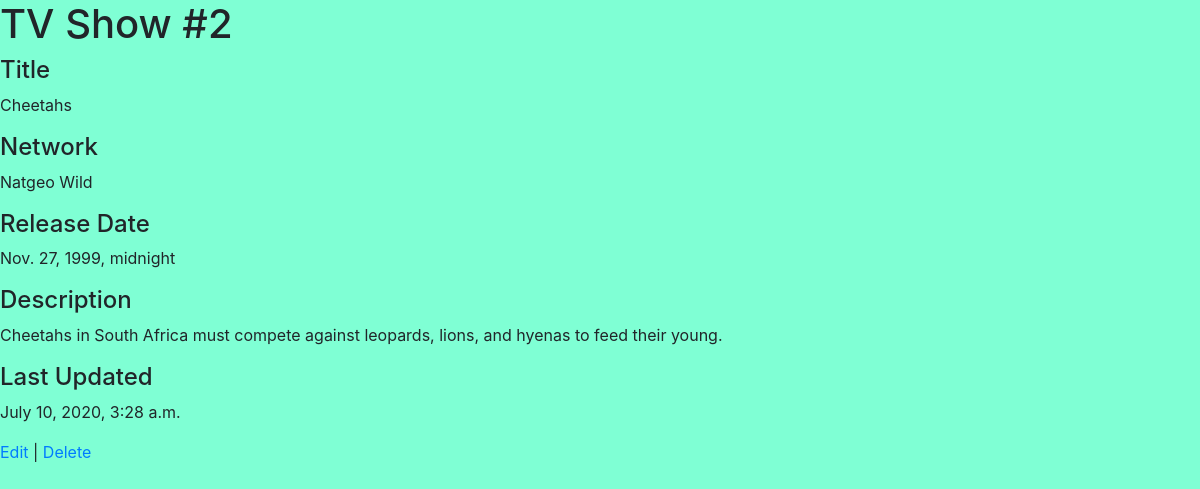
Page /shows/2 on the committed database.
### shows/models.py (models this page shows)
class Show(models.Model):
    title=models.CharField(max_length=255)
    network=models.CharField(max_length=45)
    release_date=models.DateTimeField()
    description=models.CharField(max_length=255)
    created_at=models.DateTimeField(auto_now_add=True)
    updated_at=models.DateTimeField(auto_now=True)
    objects = ShowManager()

### shows/views.py (the view)
# urls.py: path('shows/<int:show_id>', views.show),
def show(request, show_id):
    one_show = Show.objects.get(id=show_id)
    context = {
        'show': one_show
    }
    return render(request, 'show.html', context)

### shows/templates/show.html (shortened to what this page needs)
<!DOCTYPE html>
<html lang="en">
<head>
    <link href="https://stackpath.bootstrapcdn.com/bootstrap/4.5.0/css/bootstrap.min.css" rel="stylesheet">
    {% load static %}
    <link rel="stylesheet" href="{%static 'css/style.css' %}">
</head>
<body>
    <h1>TV Show #{{show.id}}</h1>
    <h4>Title</h4>
    <p>{{show.title }}</p>
    <h4>Network</h4>
    <p>{{ show.network }}</p>
    <h4>Release Date</h4>
    <p>{{ show.release_date }}</p>
    <h4>Description</h4>
    <p>{{ show.description }}</p>
    <h4>Last Updated</h4>
    <p>{{ show.updated_at }}</p>
    <a href="/shows/{{show.id}}/edit">Edit</a> | <a href="/shows/{{show.id}}/delete">Delete</a>
</body>
</html>

### shows/static/css/style.css (style rules this page uses)
body { background-color:aquamarine; }

### rows in the picture
Show: id "2", title "Cheetahs", network "Natgeo Wild", release_date "Nov. 27, 1999, midnight", description "Cheetahs in South Africa must compete against leopards, lions, and hyenas to feed their young.", updated_at "July 10, 2020, 3:28 a.m."
